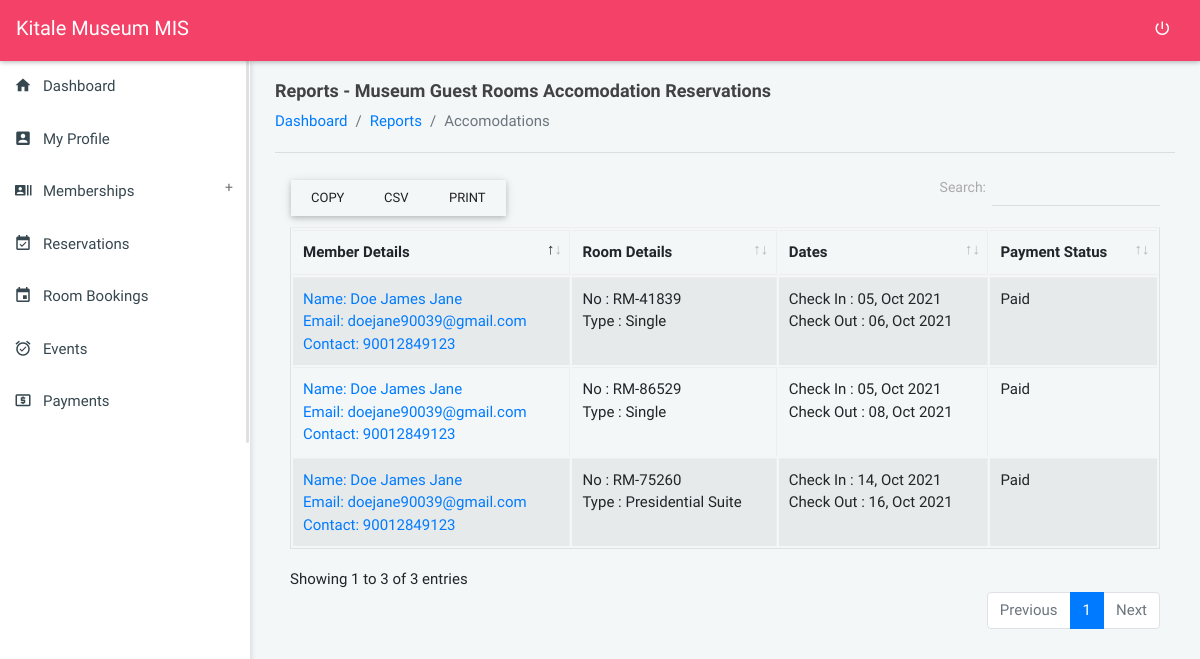
The app's page /modules_reports_accomodations.php (signed in) with its own data.
### tables this page shows
CREATE TABLE `settings` (
  `id` int(20) NOT NULL,
  `name` longtext DEFAULT NULL,
  `tagline` longtext DEFAULT NULL,
  `logo` longtext DEFAULT NULL,
  `mailer_host` varchar(200) DEFAULT NULL,
  `mailer_username` varchar(200) DEFAULT NULL,
  `mailer_from_email` varchar(200) DEFAULT NULL,
  `mailer_password` varchar(200) DEFAULT NULL
);

CREATE TABLE `accomodations` (
  `accomodation_id` varchar(200) NOT NULL,
  `accomodation_user_id` varchar(200) DEFAULT NULL,
  `accomodation_check_indate` varchar(200) DEFAULT NULL,
  `accomodation_room_id` varchar(200) DEFAULT NULL,
  `accomodation_payment_status` varchar(200) DEFAULT NULL,
  `accomodation_check_out_date` varchar(200) DEFAULT NULL,
  `accomodation_created_at` timestamp(6) NOT NULL DEFAULT current_timestamp(6) ON UPDATE current_timestamp(6)
);

CREATE TABLE `users` (
  `user_id` varchar(200) NOT NULL,
  `user_name` varchar(200) DEFAULT NULL,
  `user_phone` varchar(200) DEFAULT NULL,
  `user_idno` varchar(200) DEFAULT NULL,
  `user_email` varchar(200) DEFAULT NULL,
  `user_password` varchar(200) DEFAULT NULL,
  `user_profile_pic` varchar(200) DEFAULT NULL,
  `user_access_level` varchar(200) DEFAULT NULL,
  `user_created_on` varchar(200) DEFAULT NULL
);

CREATE TABLE `rooms` (
  `room_id` varchar(200) NOT NULL,
  `room_number` varchar(200) DEFAULT NULL,
  `room_type` longtext DEFAULT NULL,
  `room_status` varchar(200) NOT NULL DEFAULT 'Vacant',
  `room_rate` varchar(200) DEFAULT NULL
);

### modules_reports_accomodations.php (the view, shortened to what this page needs)
<?php
require_once('config/config.php');
require_once('partials/head.php');
?>
<body class="theme-red">
    <?php require_once('partials/navigation.php'); ?>
    <?php require_once('partials/sidebar.php'); ?>
    <section class="content">
        <div class="container-fluid">
            <div class="block-header">
                <div class="row">
                    <div class="col-lg-12 col-md-6 col-sm-7">
                        <h2>Reports - Museum Guest Rooms Accomodation Reservations</h2>
                        <ul class="breadcrumb">
                            <li class="breadcrumb-item"><a href="dashboard">Dashboard</a></li>
                            <li class="breadcrumb-item"><a href="">Reports</a></li>
                            <li class="breadcrumb-item active">Accomodations</li>
                        </ul>
                    </div>
                </div>
            </div>
            <hr>
            <div class="row clearfix">
                <div class="col-lg-12 col-md-12 col-sm-12">
                    <div class="table-responsive">
                        <table class="table table-bordered table-striped table-hover dataTable js-exportable">
                            <thead>
                                <tr>
                                    <th>Member Details</th>
                                    <th>Room Details</th>
                                    <th>Dates</th>
                                    <th>Payment Status</th>
                                </tr>
                            </thead>
                            <tbody>
                                <?php
                                $ret = "SELECT * FROM accomodations a INNER JOIN
                                users u ON u.user_id = a.accomodation_user_id
                                INNER JOIN rooms r ON r.room_id = a.accomodation_room_id";
                                $stmt = $mysqli->prepare($ret);
                                $stmt->execute();
                                $res = $stmt->get_result();
                                while ($reservations = $res->fetch_object()) {
                                ?>
                                    <tr>
                                        <td>
                                            <a href="modules_bookings_accomodation?view=<?php echo $reservations->accomodation_id; ?>">
                                                Name: <?php echo $reservations->user_name; ?><br>
                                                Email: <?php echo $reservations->user_email; ?><br>
                                                Contact: <?php echo $reservations->user_phone; ?>
                                            </a>
                                        </td>
                                        <td>
                                            No : <?php echo $reservations->room_number; ?><br>
                                            Type : <?php echo $reservations->room_type; ?>
                                        </td>
                                        <td>
                                            Check In : <?php echo date('d, M Y', strtotime($reservations->accomodation_check_indate)); ?><br>
                                            Check Out : <?php echo date('d, M Y', strtotime($reservations->accomodation_check_out_date)); ?>
                                        </td>
                                        <td><?php echo $reservations->accomodation_payment_status; ?></td>
                                    </tr>
                                <?php
                                } ?>
                            </tbody>
                        </table>
                    </div>
                </div>
            </div>
        </div>
    </section>
</body>
</html>

### partials/navigation.php (shortened to what this page needs)
<?php
$user_rank = $_SESSION['user_access_level'];
$ret = "SELECT * FROM settings";
$stmt = $mysqli->prepare($ret);
$stmt->execute();
$res = $stmt->get_result();
while ($sys = $res->fetch_object()) {
    if ($user_rank == 'Member') {
?>
        <nav class="navbar">
            <div class="col-12">
                <div class="navbar-header">
                    <a href="javascript:void(0);" class="bars"></a>
                    <a class="navbar-brand" href="home"><?php echo $sys->name; ?> MIS</a>
                </div>
                <ul class="nav navbar-nav navbar-right">
                    <li><a href="logout" class="mega-menu" data-close="true"><i class="zmdi zmdi-power"></i></a></li>
                </ul>
            </div>
        </nav>
    <?php
    } else {
    ?>
        <nav class="navbar">
            <div class="col-12">
                <div class="navbar-header">
                    <a class="navbar-brand" href="dashboard"><?php echo $sys->name; ?> MIS</a>
                </div>
                <ul class="nav navbar-nav navbar-right">
                    <li><a href="logout" class="mega-menu" data-close="true"><i class="zmdi zmdi-power"></i></a></li>
                </ul>
            </div>
        </nav>
<?php
    }
}
?>

### assets/css/all-themes.css (style rules this page uses)
.theme-red .bars, .theme-red .navbar-brand, .theme-red .navbar-brand:hover, .theme-red .navbar-brand:active, .theme-red .navbar-brand:focus, .theme-red .nav > li > a { color: #fff; }
.theme-red .nav > li > a:hover, .theme-red .nav > li > a:focus, .theme-red .nav .open > a, .theme-red .nav .open > a:hover, .theme-red .nav .open > a:focus .theme-red .sidebar .menu .list li.active, { background-color: transparent; }
.theme-purple .nav > li > a:hover, .theme-purple .nav > li > a:focus, .theme-purple .nav .open > a, .theme-purple .nav .open > a:hover, .theme-purple .nav .open > a:focus .theme-purple .sidebar .menu .list li.active, { background-color: transparent; }
.theme-deep-purple .nav > li > a:hover, .theme-deep-purple .nav > li > a:focus, .theme-deep-purple .nav .open > a, .theme-deep-purple .nav .open > a:hover, .theme-deep-purple .nav .open > a:focus .theme-deep-purple .sidebar .menu .list li.active, { background-color: transparent; }
.theme-blue .nav > li > a:hover, .theme-blue .nav > li > a:focus, .theme-blue .nav .open > a, .theme-blue .nav .open > a:hover, .theme-blue .nav .open > a:focus .theme-blue .sidebar .menu .list li.active, { background-color: transparent; }
.theme-cyan .nav > li > a:hover, .theme-cyan .nav > li > a:focus, .theme-cyan .nav .open > a, .theme-cyan .nav .open > a:hover, .theme-cyan .nav .open > a:focus .theme-cyan .sidebar .menu .list li.active, { background-color: transparent; }
.theme-blue-grey .nav > li > a:hover, .theme-blue-grey .nav > li > a:focus, .theme-blue-grey .nav .open > a, .theme-blue-grey .nav .open > a:hover, .theme-blue-grey .nav .open > a:focus .theme-blue-grey .sidebar .menu .list li.active, { background-color: transparent; }
.theme-black .nav > li > a:hover, .theme-black .nav > li > a:focus, .theme-black .nav .open > a, .theme-black .nav .open > a:hover, .theme-black .nav .open > a:focus .theme-black .sidebar .menu .list li.active, { background-color: transparent; }
.theme-green .nav > li > a:hover, .theme-green .nav > li > a:focus, .theme-green .nav .open > a, .theme-green .nav .open > a:hover, .theme-green .nav .open > a:focus .theme-green .sidebar .menu .list li.active, { background-color: transparent; }
.theme-orange .nav > li > a:hover, .theme-orange .nav > li > a:focus, .theme-orange .nav .open > a, .theme-orange .nav .open > a:hover, .theme-orange .nav .open > a:focus .theme-orange .sidebar .menu .list li.active, { background-color: transparent; }
.theme-blush .nav > li > a:hover, .theme-blush .nav > li > a:focus, .theme-blush .nav .open > a, .theme-blush .nav .open > a:hover, .theme-blush .nav .open > a:focus .theme-blush .sidebar .menu .list li.active, { background-color: transparent; }

### records on screen
settings: name "Kitale Museum"
accomodations: users.user_name "Doe James Jane", users.user_email "doejane90039@gmail.com", users.user_phone "90012849123", rooms.room_number "RM-41839", rooms.room_type "Single", accomodation_check_indate "05, Oct 2021", accomodation_check_out_date "06, Oct 2021", accomodation_payment_status "Paid"
accomodations: users.user_name "Doe James Jane", users.user_email "doejane90039@gmail.com", users.user_phone "90012849123", rooms.room_number "RM-86529", rooms.room_type "Single", accomodation_check_indate "05, Oct 2021", accomodation_check_out_date "08, Oct 2021", accomodation_payment_status "Paid"
accomodations: users.user_name "Doe James Jane", users.user_email "doejane90039@gmail.com", users.user_phone "90012849123", rooms.room_number "RM-75260", rooms.room_type "Presidential Suite", accomodation_check_indate "14, Oct 2021", accomodation_check_out_date "16, Oct 2021", accomodation_payment_status "Paid"
